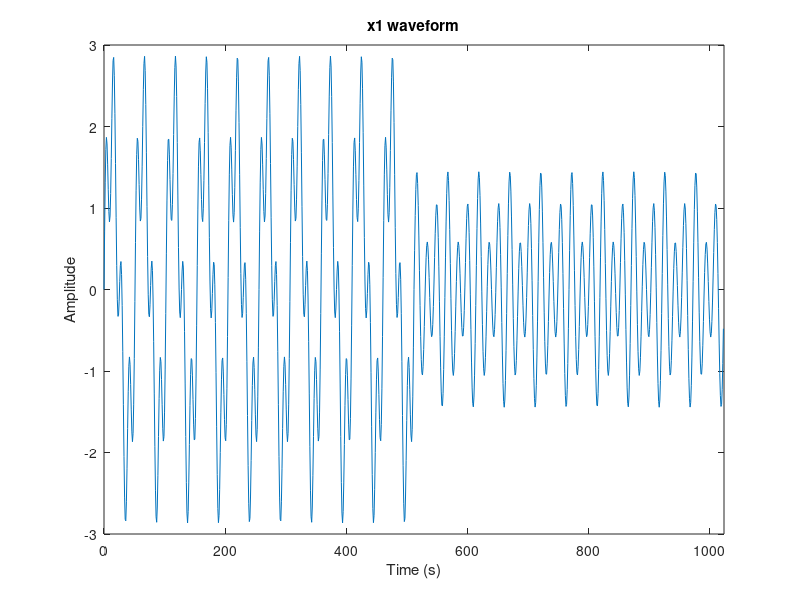
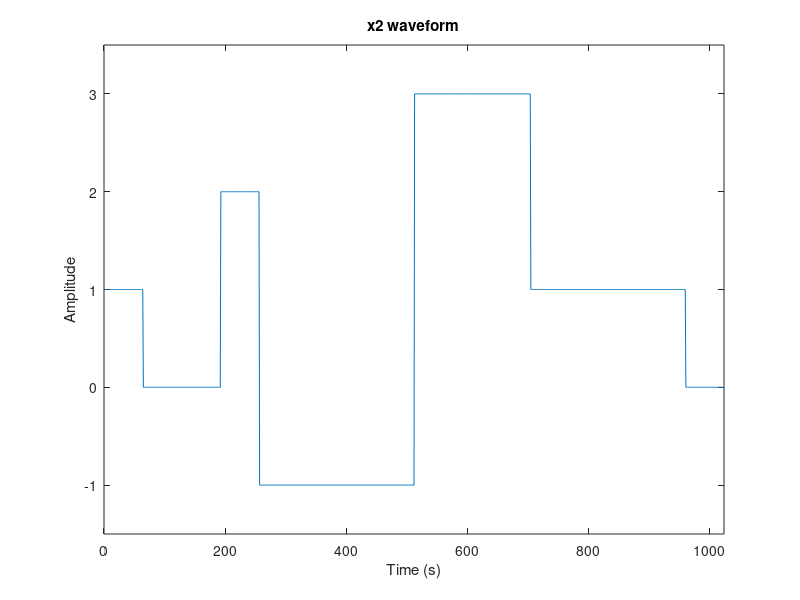
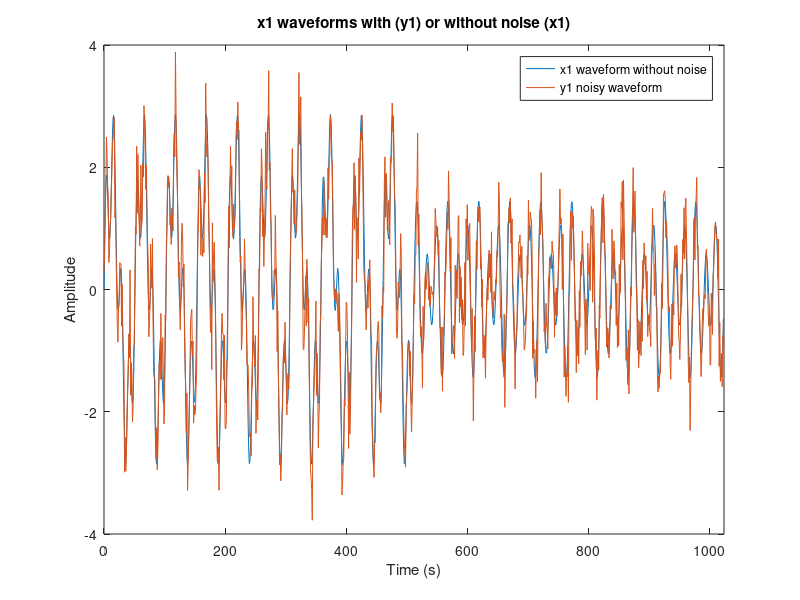
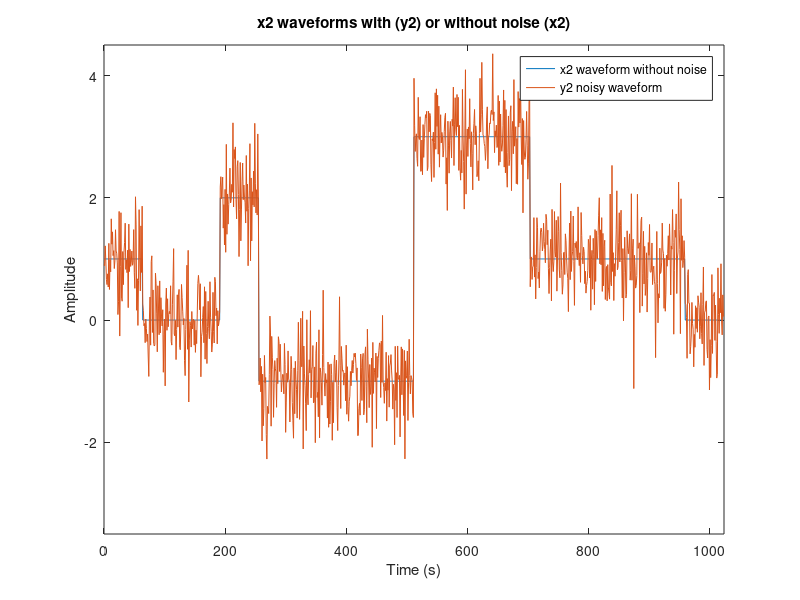

The MATLAB source for these figures, in order: (Note: this script raises an error after producing the figures.)
% author : Nuwan Bandara (180066F)

clearvars; close all; clc;

fs = 512;   % sampling frequency

%% x1 waveform construction
n1 = 0:1:512;
n2 = 513:1:1023;
x1_1 = 2*sin(20*pi*n1/fs) + sin(80*pi*n1/fs);
x1_2 = 0.5*sin(40*pi*n2/fs) + sin(60*pi*n2/fs);
x1 = [x1_1 x1_2];

figure('Name', 'x1[n] signal for DWT');
plot([n1 n2], x1);
xlim([0 1024]);
title('x1 waveform'), xlabel('Time (s)'), ylabel('Amplitude');

%%  x2 waveform construction
x2 = zeros(1, 1024);
for j = 1:1024
    i = j -1;
    if i >= 960
        x2(j) = 0;
    elseif i >= 704
        x2(j) = 1;
    elseif i >= 512
        x2(j) = 3;
    elseif i >= 256
        x2(j) = -1;
    elseif i >= 192
        x2(j) = 2;
    elseif i >= 64
        x2(j) = 0;
    elseif i >= 0
        x2(j) = 1;
    end
end

figure('Name', 'x2[n] signal for DWT');
plot(x2);
axis([0 1024 -1.5 3.5]);
title('x2 waveform'), xlabel('Time (s)'), ylabel('Amplitude');

y1 = awgn(x1, 10,'measured');   % Addition of white gaussian noise
y2 = awgn(x2, 10,'measured');

figure('Name', 'x1 waveforms with (y1) or without noise (x1)');
plot([n1 n2], x1, [n1 n2], y1);
xlim([0 1024]);
legend('x1 waveform without noise', 'y1 noisy waveform'),
title('x1 waveforms with (y1) or without noise (x1)'), xlabel('Time (s)'), ylabel('Amplitude');

n2 = 0:1:1023;
figure('Name', 'x2 waveforms with (y2) or without noise (x2)');
plot(n2, x2, n2, y2);
axis([0 1024 -3.5 4.5]);
legend('x2 waveform without noise', 'y2 noisy waveform'),
title('x2 waveforms with (y2) or without noise (x2)'), xlabel('Time (s)'), ylabel('Amplitude');

%% Morphology observation of Haar and Daubechies tap 9 (db9) using wavefun()

wavlt = 'haar'; % Harr wavelet
[phi_haar, psi_haar, xval_haar] = wavefun(wavlt, 10); 
figure ('Name','Haar Wavelet')
subplot(1,2,1);
plot(xval_haar, psi_haar, 'blue');
title('Wavelet function of Haar wavelet');
subplot(1,2,2);
plot(xval_haar, phi_haar, 'red');
title('Scaling function of Haar wavelet');

wavlt = 'db9'; % Daubechies tap 9 (db9) wavelet
[phi_deb,psi_deb, xval_deb] = wavefun(wavlt, 10); 
figure  ('Name','Daubechies tap-9 Wavelet')
subplot(1,2,1);
plot(xval_deb, psi_deb,'blue');
title('Wavelet function of Daubechies tap 9 wavelet');
subplot(1,2,2);
plot(xval_deb, phi_deb, 'red');
title('Scaling function of Daubechies tap 9 wavelet');

%% 10-level dyadic wavelet decomposition

% y1 with Haar wavelet
[c_haar_1, l_haar_1] = wavedec(y1, 10, 'haar');
approx_haar_1 = appcoef(c_haar_1, l_haar_1, 'haar');
[hd1,hd2,hd3,hd4,hd5,hd6,hd7,hd8,hd9,hd10] = detcoef(c_haar_1, l_haar_1, [1 2 3 4 5 6 7 8 9 10]);

figure('Name', 'y1[n] decomposition using Haar wavelet');
for i= 1:10
    haar_decom = detcoef(c_haar_1, l_haar_1, i);
    subplot(11,1,i);
    stem(haar_decom,'Marker','.');
    title(['Level ' num2str(i) ' dyadic decomposition of y1[n] using Haar wavelet']);
end
subplot(11,1,11);
stem(approx_haar_1);
title(['Level ' num2str(10) ' dyadic approximation coefficients']);

% y1 with db9 wavelet
[c_db_1, l_db_1] = wavedec(y1, 10, 'db9');
approx_db_1 = appcoef(c_db_1, l_db_1, 'db9');
[dbd1,dbd2,dbd3,dbd4,dbd5,dbd6,dbd7,dbd8,dbd9,dbd10] = detcoef(c_db_1, l_db_1, [1 2 3 4 5 6 7 8 9 10]);

figure('Name', 'y1[n] decomposition using db9 wavelet');
for i= 1:10
    db_decom = detcoef(c_db_1, l_db_1, i);
    subplot(11,1,i);
    stem(db_decom,'Marker','.');
    title(['Level ' num2str(i) ' dyadic decomposition of y1[n] using db9 wavelet']);
end
subplot(11,1,11);
stem(approx_db_1);
title(['Level ' num2str(10) ' dyadic approximation coefficients']);

% y2 with Haar wavelet
[c_haar_2, l_haar_2] = wavedec(y2, 10, 'haar');
approx_haar_2 = appcoef(c_haar_2, l_haar_2, 'haar');
[hd1_2,hd2_2,hd3_2,hd4_2,hd5_2,hd6_2,hd7_2,hd8_2,hd9_2,hd10_2] = detcoef(c_haar_2, l_haar_2, [1 2 3 4 5 6 7 8 9 10]);

figure('Name', 'y2[n] decomposition using Haar wavelet');
for i= 1:10
    haar_decom = detcoef(c_haar_2, l_haar_2, i);
    subplot(11,1,i);
    stem(haar_decom,'Marker','.');
    title(['Level ' num2str(i) ' dyadic decomposition of y2[n] using Haar wavelet']);
end
subplot(11,1,11);
stem(approx_haar_2);
title(['Level ' num2str(10) ' dyadic approximation coefficients']);

% y2 with db9 wavelet
[c_db_2, l_db_2] = wavedec(y2, 10, 'db9');
approx_db2 = appcoef(c_db_2, l_db_2, 'db9');
[dbd1_2,dbd2_2,dbd3_2,dbd4_2,dbd5_2,dbd6_2,dbd7_2,dbd8_2,dbd9_2,dbd10_2] = detcoef(c_db_2, l_db_2, [1 2 3 4 5 6 7 8 9 10]);

figure('Name', 'y2[n] decomposition using db9 wavelet');
for i= 1:10
    db_decom = detcoef(c_db_2, l_db_2, i);
    subplot(11,1,i);
    stem(db_decom,'Marker','.');
    title(['Level ' num2str(i) ' dyadic decomposition of y2[n] using db9 wavelet']);
end
subplot(11,1,11);
stem(approx_db_1);
title(['Level ' num2str(10) ' dyadic approximation coefficients']);

%% Discrete waveform resconstruction

% y1 in Haar wavelet
y1_reconstructed_haar = discrete_wave_reconstruction(approx_haar_1,hd1,hd2,hd3,hd4,hd5,hd6,hd7,hd8,hd9,hd10,'haar');
figure('Name', 'Noisy x1[n] (y1) - reconstructed using Haar wavelet')
plot(n2, y1_reconstructed_haar);
title('Noisy x1[n] (y1) - reconstructed using Haar wavelet'), xlabel('Samples (n)'), ylabel('Amplitude');
xlim([0,1024]);

% y1 in db9 wavelet
y1_reconstruction_db9 = discrete_wave_reconstruction(approx_db_1,dbd1,dbd2,dbd3,dbd4,dbd5,dbd6,dbd7,dbd8,dbd9,dbd10,'db9');
figure('Name', 'Noisy x1[n] (y1) - reconstructed using db9 wavelet')
plot(n2, y1_reconstruction_db9);
title('Noisy x1[n] (y1) - reconstructed using db9 wavelet'), xlabel('Samples (n)'), ylabel('Amplitude');
xlim([0,1024])

% y2 in haar wavelet
y2_reconstructed_haar = discrete_wave_reconstruction(approx_haar_2,hd1_2,hd2_2,hd3_2,hd4_2,hd5_2,hd6_2,hd7_2,hd8_2,hd9_2,hd10_2,'haar');
figure('Name', 'Noisy x2[n] (y2) - reconstructed using Haar wavelet')
plot(n2, y2_reconstructed_haar);
title('Noisy x2[n] (y2) - reconstructed using Haar wavelet'), xlabel('Samples (n)'), ylabel('Amplitude');
xlim([0,1024])

% y2 in db9 wavelet
y2_reconstructed_db9 = discrete_wave_reconstruction(approx_db2,dbd1_2,dbd2_2,dbd3_2,dbd4_2,dbd5_2,dbd6_2,dbd7_2,dbd8_2,dbd9_2,dbd10_2,'db9');
figure('Name', 'Noisy x2[n] (y2) - reconstructed using db9 wavelet')
plot(n2, y2_reconstructed_db9);
title('Noisy x2[n] (y2) - reconstructed using db9 wavelet'), xlabel('Samples (n)'), ylabel('Amplitude');
xlim([0,1024])

%% Energy calculation betweeen original and reconstructed signals

E_y1 = sum(abs(y1).^2);
E_y1_haar_reconst = sum(abs(y1_reconstructed_haar).^2);
E_y1_db9_reconst = sum(abs(y1_reconstruction_db9).^2);
E_y2 = sum(abs(y2).^2);
E_y2_haar_reconst = sum(abs(y2_reconstructed_haar).^2);
E_y2_db9_reconst = sum(abs(y2_reconstructed_db9).^2);

disp('y1 energy calculation');
disp(['Energy of original (noisy) x1 is ', num2str(E_y1, 13)]);
disp(['Energy of reconstructed (noisy) x1 using haar wavelet is ', num2str(E_y1_haar_reconst, 13)]);
disp(['Energy of reconstructed (noisy) x1 using db9 wavelet is ', num2str(E_y1_db9_reconst, 13)]);
disp('y2 energy calculation');
disp(['Energy of original (noisy) x2 = ', num2str(E_y2, 13)]);
disp(['Energy of reconstructed (noisy) x2 using haar wavelet is ', num2str(E_y2_haar_reconst, 13)]);
disp(['Energy of reconstructed (noisy) x2 using db9 wavelet is ', num2str(E_y2_db9_reconst, 13)]);

%% Signal Denoising

signal_denoising(x1, y1, 10, 'haar' , 1, 'x1');      %% x1 with haar; Threshold = 1
signal_denoising(x1, y1, 10, 'db9', 1, 'x1');        %% x1 with db9; Threshold = 1
signal_denoising(x2, y2, 10, 'haar' , 2, 'x2');      %% x2 with haar; Threshold = 2
signal_denoising(x2, y2, 10, 'db9', 2, 'x2');        %% x2 with db9; Threshold = 2

%% Signal Compression

load('ECGsig.mat');                     % Load the given ideal ECG signal 
signal_length = length(aVR);
fs_ecg = 257;                           % sampling freqency of ecg
n  = 0:1:(signal_length-1);             % samples

figure('Name', 'aV_R lead of ECG signal with fs = 257 Hz');
plot(n, aVR);
title('aV_R lead of ECG signal with fs = 257 Hz'), xlabel('Samples (n)'), ylabel('Voltage (mV)');
xlim([0 length(aVR)]);

[c_haar_avr, l_haar_avr] = wavedec(aVR, 10, 'haar'); % Obtain wavelet coefficients of aVR in Haar wavelet
approx_haar_avr = appcoef(c_haar_avr, l_haar_avr, 'haar');
figure('Name', 'Dyadic decomposition of aV_R signal with Haar wavelet');
for i= 1:10
    haar_d_avr = detcoef(c_haar_avr, l_haar_avr, i);
    subplot(11,1,i);
    stem(haar_d_avr,'Marker','.');
    title(['Level ' num2str(i) ' dyadic decomposition of aV_R signal with Haar wavelet']);
end
subplot(11,1,11);
stem(approx_haar_avr);
title(['Level' num2str(10) ' approximation wavelet coefficients']);

[c_db_avr, l_db_avr] = wavedec(aVR, 10, 'db9'); % Obtain wavelet coefficients of aVR in db9 wavelet
approx_db_avr = appcoef(c_db_avr, l_db_avr, 'db9');
figure('Name', 'Dyadic decomposition of aV_R signal with db9 wavelet');
for i= 1:10
    db_d_avr = detcoef(c_db_avr, l_db_avr, i);
    subplot(11,1,i);
    stem(db_d_avr,'Marker','.');
    title(['Level ' num2str(i) ' dyadic decomposition of aV_R signal with db9 wavelet']);
end
subplot(11,1,11);
stem(approx_db_avr);
title(['Level ' num2str(10) ' approximation coefficients']);

level_sig = ceil(log2(signal_length));
percentage = 99;
signal_compression(aVR, level_sig, signal_length, 'haar', percentage, 'aVR signal'); % aVR with haar; Threshold 0 for compression
signal_compression(aVR, level_sig, signal_length, 'db9' , percentage, 'aVR signal'); % aVR with db9; overload denoise function for plots

%% functions

function signal_compression(x, levels, signal_length, wavelet, threshold_percentage, signal_name)

[coeff, book_keeping_l] = wavedec(x, levels, wavelet);
coeff_sorted = sort(abs(coeff(:)),'descend'); % sort the wavelet coefficients in decending order
figure('Name',['Sorted ' wavelet ' wavelet coefficients of ' signal_name ' - in descending order'])
stem(coeff_sorted);
xlim([0, length(coeff_sorted)])
title(['Sorted ' wavelet ' wavelet coefficients of ' signal_name ' - in descending order']);

cumulative_energy = 0;
no_of_selected_coeff = 0;
total_energy = sum((coeff_sorted).^2);

for i=1:length(coeff_sorted)
    cumulative_energy = cumulative_energy + (coeff_sorted(i)).^2;
    if (round(cumulative_energy/total_energy, 2) == threshold_percentage/100)
        no_of_selected_coeff = i;
        break;
    end
end
disp(['Number of coefficients needed to represent 99% of the energy of the signal is ' num2str(no_of_selected_coeff) ' in ' wavelet]);

compression_ratio = signal_length/no_of_selected_coeff;
disp(['Compression ratio is ' num2str(compression_ratio) ' in ' wavelet]);

threshold_to_be = coeff_sorted(no_of_selected_coeff);
coeff_selected = coeff;
for k = 1:length(coeff_selected)    % thresholding the coefficents (to remove considered as noise)
    if (abs(coeff_selected(k)) < threshold_to_be)
        coeff_selected(k) = 0;
    end
end

x_reconstructed = waverec(coeff_selected, book_keeping_l, wavelet); % reconstruction of the waveform with the remaining (suppressed) coefficients

len_y = length(x);
N = 1:1:len_y;
figure ('Name', [signal_name ' reconstructed with ' wavelet]);
plot(N, x_reconstructed);
xlim([0 len_y]);
title([signal_name ' reconstructed with ' wavelet]), xlabel('Samples (n)'), ylabel('Amplitude');

error = x - x_reconstructed;
rmse = sqrt(sum(abs(error).^2)/length(error));  % Calculation of RMSE between the original and the reconstructed signal   
disp(['RMSE between original ' signal_name ' and reconstructed waveform with ' wavelet ' wavelet is ' num2str(rmse)]);

figure('Name',['Comparison between original and reconstructed ' signal_name ' with ' wavelet ])
plot(N, x, 'g', N, x_reconstructed, 'b')
xlim([0 len_y]);
title(['Comparison between original and reconstructed ' signal_name ' with ' wavelet ]), xlabel('Samples (n)'), ylabel('Amplitude');
legend(signal_name, ['Reconstructed ' signal_name])
end

function signal_denoising(x, y, levels, wavelet, Threshold, signal_name)

[coeff, book_keeping_l] = wavedec(y, levels, wavelet);
coeff_sorted = sort(abs(coeff(:)),'descend');   % sort the wavelet coefficients in decending order

figure('Name',['Sorted ' wavelet ' wavelet coefficients of ' signal_name ' - in descending order'])
stem(coeff_sorted);
xlim([0, length(coeff_sorted)])
title(['Sorted ' wavelet ' wavelet coefficients of ' signal_name ' - in descending order']);

coeff_selected = coeff;
for j = 1:length(coeff_selected)    % thresholding the coefficents (to remove considered as noise)
    if (abs(coeff_selected(j)) < Threshold)
        coeff_selected(j) = 0;
    end
end

x_reconstructed = waverec(coeff_selected, book_keeping_l, wavelet); % reconstruction of the waveform with the remaining (suppressed) coefficients

len_y = length(y);
N = 1:1:len_y;
figure ('Name', [signal_name ' reconstructed with ' wavelet]);
plot(N, x_reconstructed);
xlim([0 len_y]);
title([signal_name ' reconstructed with ' wavelet]), xlabel('Samples (n)'), ylabel('Amplitude');

error = x - x_reconstructed;     
rmse = sqrt(sum(abs(error).^2)/length(error));  % Calculation of RMSE between the original and the reconstructed signal 
disp(['RMSE between original ' signal_name ' and its reconstructed waveform using ' wavelet ' wavelet is ' num2str(rmse)]);

figure('Name',['Comparison between original and reconstructed ' signal_name ' with ' wavelet ])
plot(N, x, 'g', N, x_reconstructed, 'b')
xlim([0 len_y]);
title(['Comparison between original and reconstructed ' signal_name ' with ' wavelet ]), xlabel('Samples (n)'), ylabel('Amplitude');
legend(signal_name, ['Reconstructed ' signal_name])
end

function reconstructed_waveform = discrete_wave_reconstruction(A10,D1,D2,D3,D4,D5,D6,D7,D8,D9,D10,wavelet)
    A9 = idwt(A10,D10,wavelet);
    A8 = idwt(A9,D9,wavelet);
    A7 = idwt(A8,D8,wavelet);
    A6 = idwt(A7,D7,wavelet);
    A5 = idwt(A6,D6,wavelet);
    A4 = idwt(A5,D5,wavelet);
    if wavelet == "haar"
       A3 = idwt(A4,D4,wavelet); 
    else
       A3 = idwt(A4(1:79),D4,wavelet); 
    end
    A2 = idwt(A3,D3,wavelet);
    A1 = idwt(A2,D2,wavelet);
    reconstructed_waveform = idwt(A1,D1,wavelet);
end
